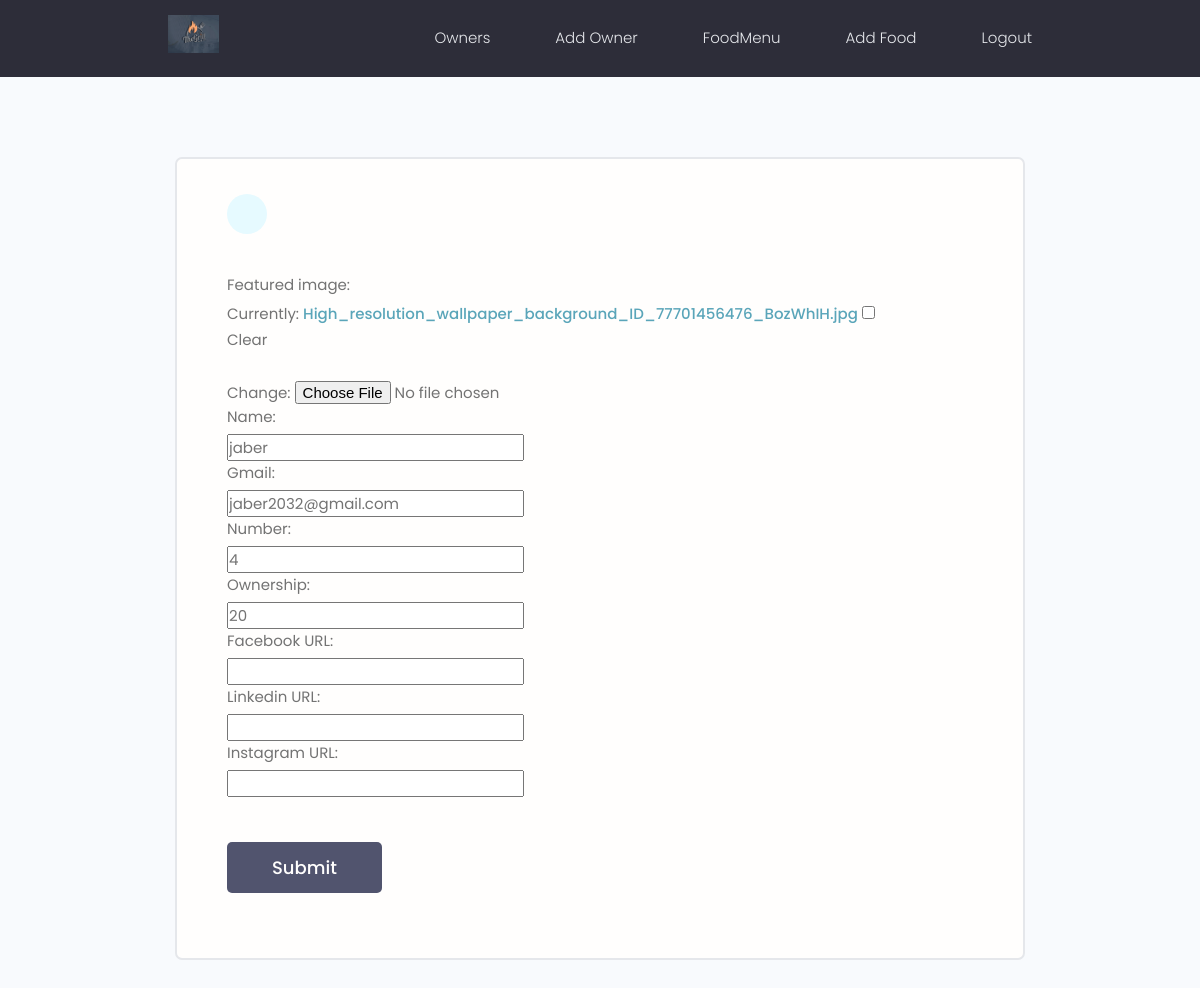
Before: /ownerpanel/editowner/59f8c264b7c94e0688ed65e736b13e7b/ (signed in) with the older database file.
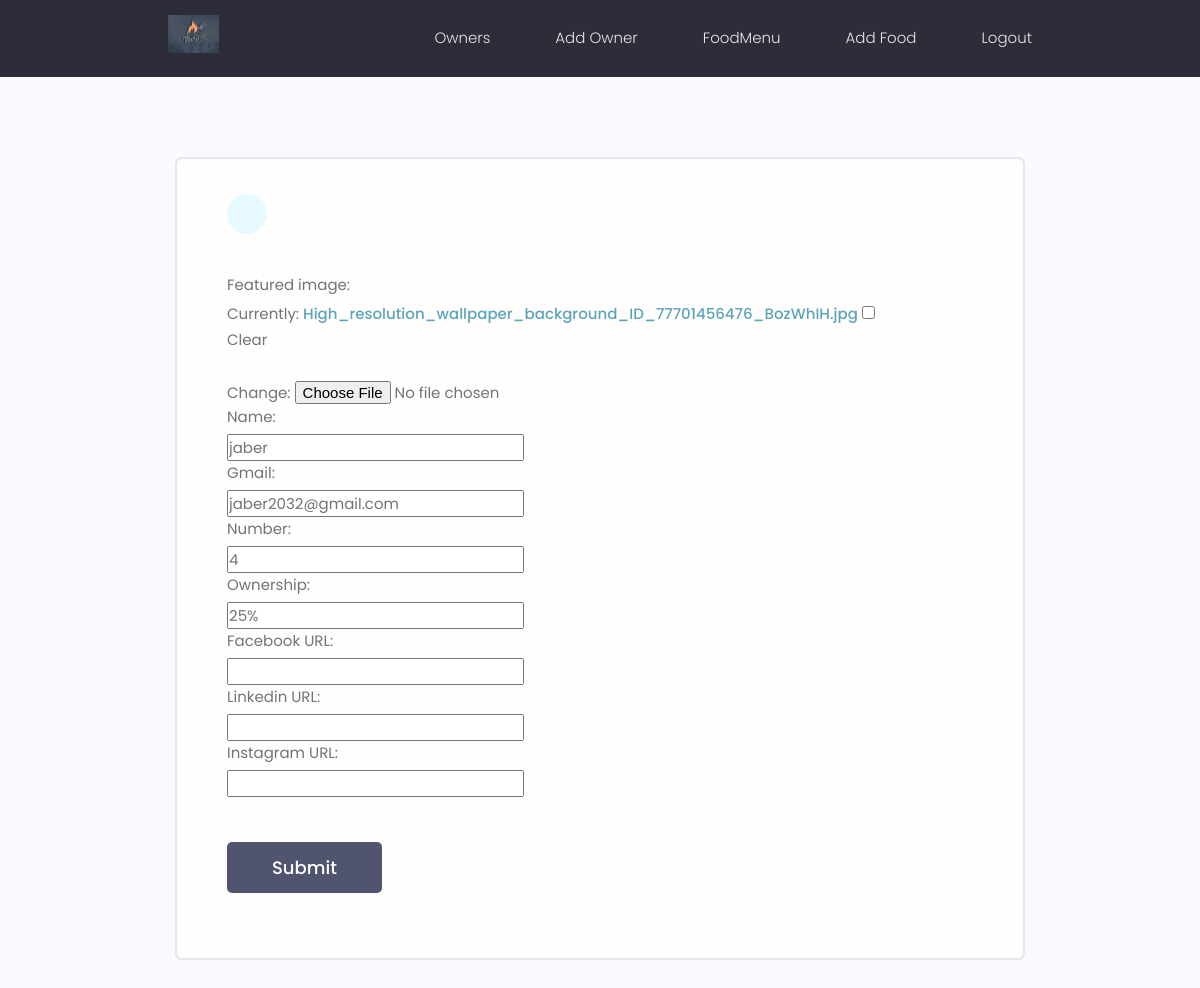
After: the same page with the newer database file.
### Owner_Panel/models.py (models this page shows, shortened)
class Owner_Panel(models.Model):
    featured_image = models.ImageField(blank=True,null=True,default='default.jpg')
    name = models.CharField(max_length=200, null=False, blank=False)
    gmail = models.CharField(max_length=200, null=False, blank=False)
    number = models.IntegerField(null=False, blank=False)
    ownership = models.CharField(max_length=200, null=False, blank=False)
    id = models.UUIDField(default=uuid.uuid4, unique=True,
                          primary_key=True, editable=False)
    created = models.DateTimeField(auto_now_add=True)
    owner_priority_serial = models.IntegerField(null=True, blank=True)
    Facebook_URL = models.CharField(max_length=200, null=True, blank=True)
    Linkedin_URL = models.CharField(max_length=200, null=True, blank=True)
    Instagram_URL = models.CharField(max_length=200, null=True, blank=True)

### Owner_Panel/views.py (the view)
# urls.py: path('editowner/<str:owner_id>/',views.edit_owner,name="edit_owner"),
@login_required(login_url='ownerlogin')
def edit_owner(request,owner_id):
    perticular_owner_details = Owner_Panel.objects.get(id=owner_id)
    form = editOwner(instance=perticular_owner_details)
    context = {'form':form,'perticular_owner':perticular_owner_details}
    if request.method == 'POST':
        form = editOwner(request.POST, request.FILES, instance=perticular_owner_details)
        if form.is_valid():
            form.save()
            messages.success(request,"Successfully Edited")
            return redirect('Owner_details',owner_id)
    return render(request,'Owner_Panel/edit_owner.html', context)

### Owner_Panel/editOwnerForms.py
class editOwner(ModelForm):
    class Meta:
        model = Owner_Panel
        exclude = ['owner_priority_serial','created']

### Owner_Panel/templates/Owner_Panel/edit_owner.html (shortened to what this page needs)
{% extends 'main.html' %}
{% block content %}
<main class="formPage my-xl">
  <div class="content-box">
      <div class="formWrapper">
          <a class="backButton" href="{% url "Owner_details" perticular_owner.id %}"></a>
          <br>
          <div class="form-group">
            <form action="" method="POST" enctype="multipart/form-data">
                <div class="form__field">
                  {{form.as_table}}
                </div>
                <input class="btn btn--sub btn--lg  my-md" type="submit" value="Submit" />
            </form>
          </div>
      </div>
  </div>
</main>
{% endblock %}

### templates/main.html (shortened to what this page needs)
<!DOCTYPE html>
{% load static %}
<html>
    <head>
        <link
          rel="stylesheet"
          href="https://cdn.iconmonstr.com/1.3.0/css/iconmonstr-iconic-font.min.css"
        />
        <link rel="stylesheet" href="{% static 'uikit/styles/uikit.css' %}" />
        <link rel="stylesheet" href="{% static 'styles/app.css' %}" />
      </head>
    <body>
        {% include 'navbar.html' %}
        {% block content %}
        {% endblock  %}
    </body>
</html>

### templates/navbar.html (shortened to what this page needs)
{% load static %}
<header class="header">
  <div class="container container--narrow">
    <a href="{% url 'Owner_list' %}" class="header__logo">
      <img
        src="{% static 'images/logo1.jpg' %}"
        alt="Restaurant Management System Logo"
      />
    </a>
    <nav class="header__nav">
      <ul class="header__menu">
        <li class="header__menuItem">
          <a href="{% url 'Owner_list' %}">Owners</a>
        </li>
        <li class="header__menuItem">
          <a href="{% url 'create_owner' %}">Add Owner</a>
        </li>
        <li class="header__menuItem">
          <a href="{% url 'food_list' %}">FoodMenu</a>
        </li>
        <li class="header__menuItem">
          <a href="{% url 'add_food' %}">Add Food</a>
        </li>
        <li class="header__menuItem">
          <a href="{% url 'owner_logout' %}">Logout</a>
        </li>
      </ul>
    </nav>
  </div>
</header>

### static/styles/app.css (style rules this page uses)
:root { --color-sub: #2d2d39; }
.btn--sub { background-color: var(--color-sub-light); }
img { width: 100%; }
.content-box { width: 95%; max-width: 85rem; margin: 0 auto; }
.header { position: sticky; z-index: 111; background-color: var(--color-sub); padding: 1.5rem 0; }
.header > .container { display: flex; justify-content: space-between; align-items: center; }
.header__logo > img { height: 3.8rem; }
.header__nav > ul { display: inline-flex; align-items: center; list-style: none; gap: 6.5rem; }
.header__menuItem > a { color: var(--color-light); font-weight: 300; }
.backButton { background: var(--color-main-light); color: var(--color-main); width: 4rem; height: 4rem; display: flex; align-items: center; justify-content: center; border-radius: 50%; }
.formPage .formWrapper { list-style: none; background: var(--color-white); padding: 3.5rem 5rem; border: 2px solid var(--color-light); border-radius: 0.7rem; }

### static/uikit/styles/modules/_variables.css (style rules this page uses)
:root { --color-main: #5aa5b9; --color-main-light: #e6faff; --color-sub: #3f4156; --color-sub-light: #51546e; --color-sub-lighter: #ededfd; --color-text: #737373; --color-gray: #8b8b8b; --color-light: #e5e7eb; --color-light-gray: #767676; --color-bg: #f8fafd; --color-white: #fffefd; --color-white-light: #f3f3f3; --color-success: #359e64; --color-success-bg: #def8e8; --color-error: #fc4b0b; --color-error-bg: #fff2ee; --font-base: 'Poppins', arial, helvetica, 'Segoe UI', roboto, ubuntu, sans-serif; --font-monospace: 'Fira Code', 'Courier New', courier, monospace; --font-regular: 300; --font-medium: 500; --font-bold: 700; --generic-shadow: 1px 1px 5px #00000010; --generic-transition: all 0.3s ease-in-out; }

### static/uikit/styles/modules/_base.css (style rules this page uses)
* { margin: 0; padding: 0; box-sizing: border-box; text-rendering: optimizeLegibility; color: inherit; font-size: inherit; }
html { font-size: 50%; }
@media only screen and (min-width: 480px) { html { font-size: 56.25%; } }
@media only screen and (min-width: 1200px) { html { font-size: 62.5%; } }
body { line-height: 1.6; font-weight: 400; font-size: 1.5rem; color: var(--color-text); background-color: var(--color-bg); min-height: 100vh; }

### static/uikit/styles/modules/_typography.css (style rules this page uses)
* { font-family: var(--font-base); }
a { padding-bottom: 2px; text-decoration: none; display: inline-block; color: var(--color-main); font-weight: var(--font-medium); }

### static/uikit/styles/modules/_utilities.css (style rules this page uses)
.container { width: 92%; max-width: 165rem; margin: 0 auto; box-sizing: border-box; }
.container--narrow { width: 92%; max-width: 120rem; }
@media screen and (min-width: 1000px) { .container { width: 90%; } }
@media screen and (min-width: 1000px) { .container--narrow { width: 85%; } }
@media screen and (min-width: 1200px) { .container { width: 80%; } }
@media screen and (min-width: 1200px) { .container--narrow { width: 72%; } }
.my-md { margin: 3rem auto; }
.my-xl { margin: 8rem auto; }

### static/uikit/styles/modules/_button.css (style rules this page uses)
.btn { display: inline-block; position: relative; cursor: pointer; background-color: var(--color-light); font-weight: var(--font-medium); color: var(--color-sub); text-decoration: none; padding: 1rem 2rem; border-radius: 0.5rem; border: none; width: -webkit-fit-content; width: -moz-fit-content; width: fit-content; height: -webkit-fit-content; height: -moz-fit-content; height: fit-content; font-size: 1.6rem; outline-width: 0; outline-color: transparent; -webkit-backface-visibility: hidden; backface-visibility: hidden; transition: all 0.3s ease-in-out; }
.btn--sub { background-color: var(--color-sub); color: var(--color-white); }
.btn--lg { font-size: 1.8rem; padding: 1.2rem 4.5rem; }

### static/uikit/styles/modules/_form.css (style rules this page uses)
.form__field { margin-top: 1.5rem; margin-bottom: 1.5rem; }
.form__label, .form__field > label { display: block; margin-bottom: 0.5rem; color: var(--color-text); }

Changed rows visible on the page:
changed Owner_Panel "jaber": ownership "20" → "25%"
